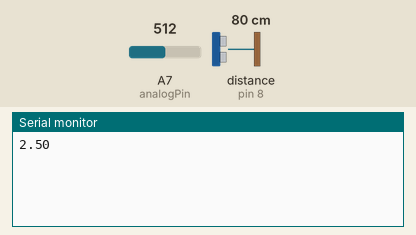
This sketch was run on a simulated Arduino Nano, built with avr-gcc and run on an emulated ATmega328P. Parts: the last lines printed to the serial monitor. Wiring (inferred from the names in the program): ultrasonic range finder: trigger pin 7; echo pin 8. The inputs (shaded band) are chosen by the test bench; at power-on: A7 (analogPin) = 512, distance to the obstacle (sensor on pin 8) 80 cm. The echo pulse lasts 58.3 µs per cm.

Above: at 1.8 s.
1.9 s: A7 (analogPin) set to 716
At 2.8 s:
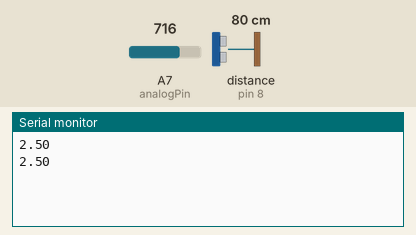
3.4 s: A7 (analogPin) set to 900
At 4.8 s:
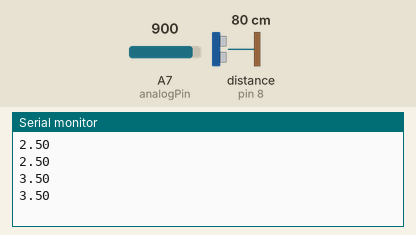
Timing chart, 0 to 6.4 s (numbered marks = the images above; inputs shaded):
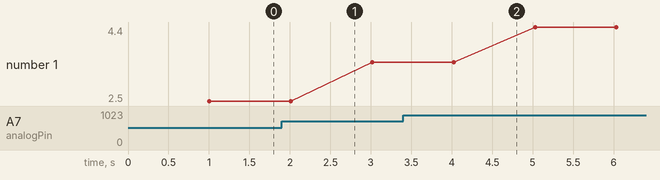

Measured:
- plotted number 1: 2.5 → 3.5 after the input at 1.9 s, 3.5 → 4.4 after the input at 3.4 s

The sketch:

testingsensor.ino
```cpp
const int distanceThreshold = 20;
bool inRange = false;
long duration;
int distance;

//Light stuff
const float referenceVoltage = 5.0;
const float lightThreshold = 4.85;

//Pins
const int analogPin = A7;
const int lightPin = A6;
const int trigPin = 7;
const int echoPin = 8;
const int sensorOutputPin = 9;


void setup() {
  // put your setup code here, to run once:
  pinMode(trigPin,OUTPUT);
  pinMode(echoPin,INPUT);
  Serial.begin(9600);
}

void loop() {
  // put your main code here, to run repeatedly:
  digitalWrite(trigPin,LOW);
  delayMicroseconds(2);
  digitalWrite(trigPin,HIGH);
  delayMicroseconds(10);
  digitalWrite(trigPin,LOW);
  duration = pulseIn(echoPin,HIGH);
  distance = duration * (0.034/2);


  //calculating LDR volage aka light
  int analogValue = analogRead(analogPin);
  float voltage = (analogValue / 1023.0) * referenceVoltage;


  //SERVO


  delay(1000);

  if(distance <= distanceThreshold)
  {
    digitalWrite(sensorOutputPin, HIGH);
    inRange = true;

  }else{
    digitalWrite(sensorOutputPin, LOW);
    inRange = false;
  }

  if(voltage >= lightThreshold){
    analogWrite(lightPin, 128);
  }
  else{
    analogWrite(lightPin, 0);
  }

  Serial.print("\n");

  Serial.print(voltage);

}
```
